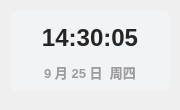
<?xml version="1.0" encoding="UTF-8"?>
<ui version="4.0">
 <class>Theme</class>
 <widget class="QWidget" name="Form">
  <property name="geometry">
   <rect>
    <x>0</x>
    <y>0</y>
    <width>180</width>
    <height>110</height>
   </rect>
  </property>
  <property name="minimumSize">
   <size>
    <width>0</width>
    <height>0</height>
   </size>
  </property>
  <property name="maximumSize">
   <size>
    <width>16777215</width>
    <height>65536</height>
   </size>
  </property>
  <property name="windowTitle">
   <string>时间</string>
  </property>
  <widget class="QLabel" name="date_text">
   <property name="geometry">
    <rect>
     <x>15</x>
     <y>62</y>
     <width>150</width>
     <height>20</height>
    </rect>
   </property>
   <property name="font">
    <font>
     <family>Microsoft YaHei UI</family>
     <pointsize>10</pointsize>
     <weight>75</weight>
     <bold>true</bold>
    </font>
   </property>
   <property name="styleSheet">
    <string notr="true">color: rgba(0, 0, 0, 90);
font-weight: bold;</string>
   </property>
   <property name="text">
    <string>9 月 25 日  周四</string>
   </property>
   <property name="textFormat">
    <enum>Qt::PlainText</enum>
   </property>
   <property name="alignment">
    <set>Qt::AlignCenter</set>
   </property>
  </widget>
  <widget class="QLabel" name="time_text">
   <property name="geometry">
    <rect>
     <x>15</x>
     <y>18</y>
     <width>150</width>
     <height>40</height>
    </rect>
   </property>
   <property name="font">
    <font>
     <family>Microsoft YaHei UI</family>
     <pointsize>18</pointsize>
     <weight>75</weight>
     <bold>true</bold>
    </font>
   </property>
   <property name="styleSheet">
    <string notr="true">border: none;
color: rgba(37, 37, 37, 255);
font-weight: bold</string>
   </property>
   <property name="text">
    <string>14:30:05</string>
   </property>
   <property name="textFormat">
    <enum>Qt::PlainText</enum>
   </property>
   <property name="alignment">
    <set>Qt::AlignCenter</set>
   </property>
  </widget>
  <widget class="QLabel" name="backgnd">
   <property name="geometry">
    <rect>
     <x>10</x>
     <y>10</y>
     <width>160</width>
     <height>81</height>
    </rect>
   </property>
   <property name="styleSheet">
    <string notr="true">background-color: rgba(242, 243, 245, 255);
border-radius: 8px</string>
   </property>
   <property name="text">
    <string/>
   </property>
  </widget>
  <zorder>backgnd</zorder>
  <zorder>date_text</zorder>
  <zorder>time_text</zorder>
 </widget>
 <resources/>
 <connections/>
</ui>
